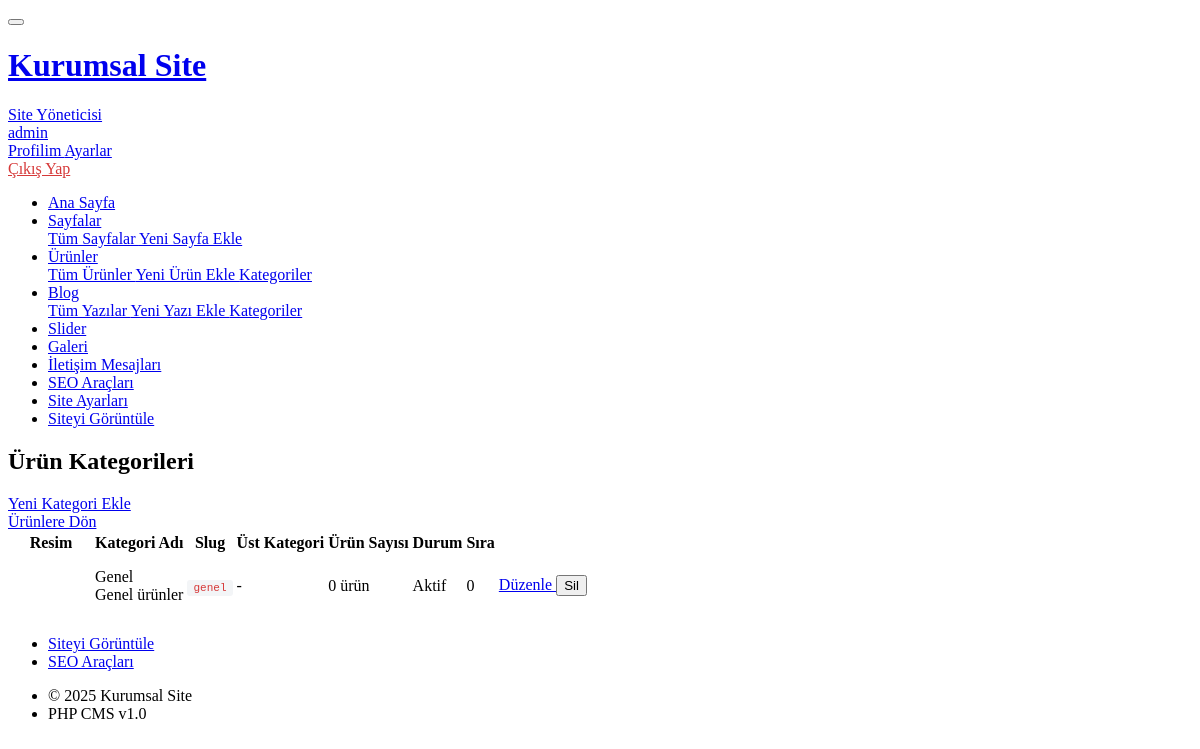
The app's page /admin/product-categories.php (signed in) with its own data.
### tables this page shows
CREATE TABLE IF NOT EXISTS `settings` (
  `id` int(11) NOT NULL DEFAULT 1,
  `site_title` varchar(100) NOT NULL,
  `site_slogan` varchar(255) DEFAULT NULL,
  `logo` varchar(255) DEFAULT NULL,
  `favicon` varchar(255) DEFAULT NULL,
  `phone` varchar(20) DEFAULT NULL,
  `phone2` varchar(20) DEFAULT NULL,
  `email` varchar(100) DEFAULT NULL,
  `address` text DEFAULT NULL,
  `maps_embed` text DEFAULT NULL,
  `facebook` varchar(255) DEFAULT NULL,
  `instagram` varchar(255) DEFAULT NULL,
  `twitter` varchar(255) DEFAULT NULL,
  `youtube` varchar(255) DEFAULT NULL,
  `linkedin` varchar(255) DEFAULT NULL,
  `whatsapp` varchar(20) DEFAULT NULL,
  `default_og_image` varchar(255) DEFAULT NULL,
  `google_analytics` varchar(50) DEFAULT NULL,
  `google_search_console` varchar(255) DEFAULT NULL,
  `footer_text` text DEFAULT NULL,
  `custom_head_code` text DEFAULT NULL,
  `custom_body_code` text DEFAULT NULL,
  `created_at` timestamp NOT NULL DEFAULT current_timestamp(),
  `updated_at` timestamp NOT NULL DEFAULT current_timestamp() ON UPDATE current_timestamp(),
  PRIMARY KEY (`id`),
  CONSTRAINT `chk_settings_id` CHECK (`id` = 1)
);

CREATE TABLE IF NOT EXISTS `users` (
  `id` int(11) NOT NULL AUTO_INCREMENT,
  `username` varchar(50) NOT NULL,
  `email` varchar(100) NOT NULL,
  `password_hash` varchar(255) NOT NULL,
  `full_name` varchar(100) DEFAULT NULL,
  `is_active` tinyint(1) DEFAULT 1,
  `last_login` datetime DEFAULT NULL,
  `created_at` timestamp NOT NULL DEFAULT current_timestamp(),
  PRIMARY KEY (`id`),
  UNIQUE KEY `username` (`username`),
  UNIQUE KEY `email` (`email`)
);

CREATE TABLE IF NOT EXISTS `product_categories` (
  `id` int(11) NOT NULL AUTO_INCREMENT,
  `slug` varchar(100) NOT NULL,
  `name` varchar(100) NOT NULL,
  `description` text DEFAULT NULL,
  `image` varchar(255) DEFAULT NULL,
  `parent_id` int(11) DEFAULT NULL,
  `sort_order` int(11) DEFAULT 0,
  `is_active` tinyint(1) DEFAULT 1,
  PRIMARY KEY (`id`),
  UNIQUE KEY `slug` (`slug`),
  KEY `parent_id` (`parent_id`),
  KEY `is_active` (`is_active`),
  CONSTRAINT `fk_product_cat_parent` FOREIGN KEY (`parent_id`) REFERENCES `product_categories` (`id`) ON DELETE SET NULL
);

### inc/functions.php (called while the page is built, shortened)
<?php
function e($str) {
    return htmlspecialchars($str ?? '', ENT_QUOTES, 'UTF-8');
}
function truncate($text, $length = 160, $suffix = '...') {
    $text = strip_tags($text);
    $text = preg_replace('/\s+/', ' ', $text);
    $text = trim($text);
    if (mb_strlen($text, 'UTF-8') <= $length) {
        return $text;
    }
    return mb_substr($text, 0, $length, 'UTF-8') . $suffix;
}
function adminUrl($path = '') {
    return rtrim(ADMIN_URL, '/') . '/' . ltrim($path, '/');
}
function getSettings() {
    static $settings = null;
    if ($settings === null) {
        $db = Database::getInstance();
        $settings = $db->fetchOne("SELECT * FROM settings WHERE id = 1");
    }
    return $settings;
}

### inc/db.php (called while the page is built, shortened)
<?php
class Database {
    private static $instance = null;
    private $pdo;
    private function __construct() {
        try {
            $dsn = sprintf(
                'mysql:host=%s;dbname=%s;charset=%s',
                DB_HOST,
                DB_NAME,
                DB_CHARSET
            );
            $options = [
                PDO::ATTR_ERRMODE => PDO::ERRMODE_EXCEPTION,
                PDO::ATTR_DEFAULT_FETCH_MODE => PDO::FETCH_ASSOC,
                PDO::ATTR_EMULATE_PREPARES => false,
                PDO::MYSQL_ATTR_INIT_COMMAND => "SET NAMES " . DB_CHARSET
            ];
            $this->pdo = new PDO($dsn, DB_USER, DB_PASS, $options);
        } catch (PDOException $e) {
            die('Veritabanı bağlantı hatası: ' . $e->getMessage());
        }
    }
    public static function getInstance() {
        if (self::$instance === null) {
            self::$instance = new self();
        }
        return self::$instance;
    }
    public function query($sql, $params = []) {
        try {
            $stmt = $this->pdo->prepare($sql);
            $stmt->execute($params);
            return $stmt;
        } catch (PDOException $e) {
            error_log('SQL Error: ' . $e->getMessage());
            throw $e;
        }
    }
    public function fetchOne($sql, $params = []) {
        $stmt = $this->query($sql, $params);
        return $stmt->fetch();
    }
    public function fetchAll($sql, $params = []) {
        $stmt = $this->query($sql, $params);
        return $stmt->fetchAll();
    }
}

### admin/inc/auth.php (called while the page is built, shortened)
<?php
function isLoggedIn() {
    return isset($_SESSION['admin_id']) && isset($_SESSION['admin_username']);
}
function getAdminUser() {
    static $user = null;
    if ($user === null) {
        $db = Database::getInstance();
        $user = $db->fetchOne(
            "SELECT id, username, email, full_name FROM users WHERE id = ? AND is_active = 1",
            [$_SESSION['admin_id']]
        );
    }
    return $user;
}

### admin/product-categories.php (the view, shortened to what this page needs)
<?php
require_once __DIR__ . '/inc/auth.php';
$pageTitle = 'Ürün Kategorileri';
$db = Database::getInstance();
$action = $_GET['action'] ?? 'list';
if ($action === 'list') {
    $categories = $db->fetchAll(
        "SELECT c.*, COUNT(p.id) as product_count,
         parent.name as parent_name
         FROM product_categories c
         LEFT JOIN products p ON c.id = p.category_id
         LEFT JOIN product_categories parent ON c.parent_id = parent.id
         GROUP BY c.id
         ORDER BY c.sort_order ASC, c.name ASC"
    );
    $headerButtons = '<a href="' . adminUrl('product-categories.php?action=add') . '" class="btn btn-primary">Yeni Kategori Ekle</a>';
    include __DIR__ . '/inc/header.php';
    ?>
    <div class="row mb-3">
        <div class="col">
            <a href="<?= adminUrl('products.php') ?>" class="btn btn-outline-secondary">
                <i class="ti ti-arrow-left me-2"></i>Ürünlere Dön
            </a>
        </div>
    </div>
    <div class="card">
        <div class="table-responsive">
            <table class="table table-vcenter card-table table-striped">
                <thead>
                    <tr>
                        <th style="width: 80px;">Resim</th>
                        <th>Kategori Adı</th>
                        <th>Slug</th>
                        <th>Üst Kategori</th>
                        <th>Ürün Sayısı</th>
                        <th>Durum</th>
                        <th>Sıra</th>
                        <th class="w-1"></th>
                    </tr>
                </thead>
                <tbody>
                    <?php if (empty($categories)): ?>
                        <tr>
                            <td colspan="8" class="text-center text-muted py-4">Kategori bulunamadı</td>
                        </tr>
                    <?php else: ?>
                        <?php foreach ($categories as $cat): ?>
                            <tr>
                                <td>
                                    <?php if ($cat['image']): ?>
                                        <img src="<?= siteUrl('uploads/thumbnails/' . basename($cat['image'])) ?>"
                                             class="rounded" style="width: 60px; height: 60px; object-fit: cover;" alt="">
                                    <?php else: ?>
                                        <div class="bg-light rounded d-flex align-items-center justify-content-center"
                                             style="width: 60px; height: 60px;">
                                        </div>
                                    <?php endif; ?>
                                </td>
                                <td>
                                    <div class="fw-bold"><?= e($cat['name']) ?></div>
                                    <?php if ($cat['description']): ?>
                                        <div class="text-muted small"><?= e(truncate($cat['description'], 60)) ?></div>
                                    <?php endif; ?>
                                </td>
                                <td>
                                    <code><?= e($cat['slug']) ?></code>
                                </td>
                                <td>
                                    <?= e($cat['parent_name'] ?? '-') ?>
                                </td>
                                <td>
                                    <?php if ($cat['product_count'] > 0): ?>
                                        <a href="<?= adminUrl('products.php?category=' . $cat['id']) ?>" class="badge bg-primary">
                                            <?= $cat['product_count'] ?> ürün
                                        </a>
                                    <?php else: ?>
                                        <span class="text-muted">0 ürün</span>
                                    <?php endif; ?>
                                </td>
                                <td>
                                    <?php if ($cat['is_active']): ?>
                                        <span class="badge bg-success">Aktif</span>
                                    <?php else: ?>
                                        <span class="badge bg-secondary">Pasif</span>
                                    <?php endif; ?>
                                </td>
                                <td>
                                    <span class="text-muted"><?= $cat['sort_order'] ?></span>
                                </td>
                                <td>
                                    <div class="btn-list flex-nowrap">
                                        <a href="<?= adminUrl('product-categories.php?action=edit&id=' . $cat['id']) ?>" class="btn btn-sm btn-primary">
                                            Düzenle
                                        </a>
                                        <button type="button" class="btn btn-sm btn-danger" onclick="deleteCategory(<?= $cat['id'] ?>, '<?= e($cat['name']) ?>', <?= $cat['product_count'] ?>)">
                                            Sil
                                        </button>
                                    </div>
                                </td>
                            </tr>
                        <?php endforeach; ?>
                    <?php endif; ?>
                </tbody>
            </table>
        </div>
    </div>
    <?php
    include __DIR__ . '/inc/footer.php';
}
?>

### admin/inc/header.php (shortened to what this page needs)
<?php
$adminUser = getAdminUser();
$settings = getSettings();
$pageTitle = $pageTitle ?? 'Panel';
?>
<!DOCTYPE html>
<html lang="tr">
<head>
    <link href="https://cdn.jsdelivr.net/npm/@tabler/core@latest/dist/css/tabler.min.css" rel="stylesheet">
    <link href="https://cdn.jsdelivr.net/npm/@tabler/icons@latest/iconfont/tabler-icons.min.css" rel="stylesheet">
    <link href="<?= adminUrl('assets/css/admin.css') ?>" rel="stylesheet">
</head>
<body data-site-title="<?= e($settings['site_title']) ?>">
    <div class="page">
        <header class="navbar navbar-expand-md navbar-light d-print-none">
            <div class="container-xl">
                <button class="navbar-toggler" type="button" data-bs-toggle="collapse" data-bs-target="#navbar-menu">
                </button>
                <h1 class="navbar-brand navbar-brand-autodark d-none-navbar-horizontal pe-0 pe-md-3">
                    <a href="<?= adminUrl('dashboard.php') ?>">
                        <?php if (!empty($settings['logo'])): ?>
                            <img src="<?= siteUrl('uploads/' . $settings['logo']) ?>" height="36" alt="<?= e($settings['site_title']) ?>">
                        <?php else: ?>
                            <?= e($settings['site_title']) ?>
                        <?php endif; ?>
                    </a>
                </h1>
                <div class="navbar-nav flex-row order-md-last">
                    <div class="nav-item dropdown">
                        <a href="#" class="nav-link d-flex lh-1 text-reset p-0" data-bs-toggle="dropdown">
                            <div class="d-none d-xl-block ps-2">
                                <div><?= e($adminUser['full_name'] ?? $adminUser['username']) ?></div>
                                <div class="mt-1 small text-muted"><?= e($adminUser['username']) ?></div>
                            </div>
                        </a>
                        <div class="dropdown-menu dropdown-menu-end dropdown-menu-arrow">
                            <a href="<?= adminUrl('profile.php') ?>" class="dropdown-item">
                                <i class="ti ti-user me-2"></i> Profilim
                            </a>
                            <a href="<?= adminUrl('settings.php') ?>" class="dropdown-item">
                                <i class="ti ti-settings me-2"></i> Ayarlar
                            </a>
                            <a href="<?= adminUrl('logout.php') ?>" class="dropdown-item text-danger">
                                <i class="ti ti-logout me-2"></i> Çıkış Yap
                            </a>
                        </div>
                    </div>
                </div>
            </div>
        </header>
        <?php include __DIR__ . '/sidebar.php'; ?>
        <div class="page-wrapper">
            <div class="page-header d-print-none">
                <div class="container-xl">
                    <div class="row g-2 align-items-center">
                        <div class="col">
                            <h2 class="page-title"><?= e($pageTitle) ?></h2>
                        </div>
                        <?php if (isset($headerButtons)): ?>
                        <div class="col-auto ms-auto d-print-none">
                            <?= $headerButtons ?>
                        </div>
                        <?php endif; ?>
                    </div>
                </div>
            </div>
            <div class="page-body">
                <div class="container-xl">

### admin/inc/footer.php (shortened to what this page needs)
                </div>
            </div>
            <footer class="footer footer-transparent d-print-none">
                <div class="container-xl">
                    <div class="row text-center align-items-center flex-row-reverse">
                        <div class="col-lg-auto ms-lg-auto">
                            <ul class="list-inline list-inline-dots mb-0">
                                <li class="list-inline-item">
                                    <a href="<?= SITE_URL ?>" target="_blank" class="link-secondary">Siteyi Görüntüle</a>
                                </li>
                                <li class="list-inline-item">
                                    <a href="<?= adminUrl('seo-tools.php') ?>" class="link-secondary">SEO Araçları</a>
                                </li>
                            </ul>
                        </div>
                        <div class="col-12 col-lg-auto mt-3 mt-lg-0">
                            <ul class="list-inline list-inline-dots mb-0">
                                <li class="list-inline-item">
                                    &copy; <?= date('Y') ?> <?= e($settings['site_title']) ?>
                                </li>
                                <li class="list-inline-item">
                                    PHP CMS v1.0
                                </li>
                            </ul>
                        </div>
                    </div>
                </div>
            </footer>
        </div>
    </div>
</body>
</html>

### admin/assets/css/admin.css (style rules this page uses)
.text-danger { color: #d63939 !important; }
.table-vcenter td, .table-vcenter th { vertical-align: middle; }
.badge { font-weight: 500; }
code { background-color: #f3f5f7; padding: 2px 6px; border-radius: 3px; font-size: 85%; color: #d63939; }

### records on screen
settings: site_title "Kurumsal Site"
users: full_name "Site Yöneticisi", username "admin"
product_categories: name "Genel", description "Genel ürünler", slug "genel", parent_name "-", is_active "Aktif", sort_order "0"

### other values on screen
$pageTitle "Ürün Kategorileri"
